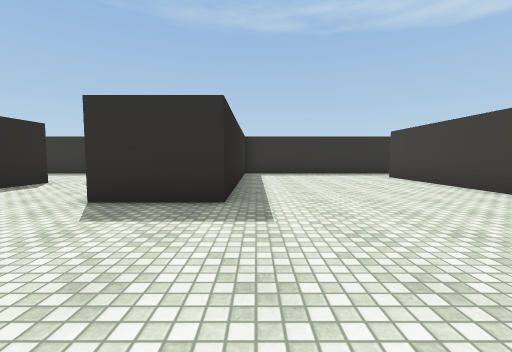
view 1 (above)

24 first-person views from a walk through a 3-D level made in the Unity game engine. The camera is 1.2 m above the floor, tilts 4° down and sees 90° across. The floor is counted in squares, 2 m on a side. Each view is taken from the middle of a square. On the plan, view 1 faces up. The plan holds only what a view shows up to about 9 squares ahead; the rest is blank. The place goes on beyond the plan. The player character is not drawn. Some animated figures are not drawn. Some surface patterns are stand-ins.

view 2
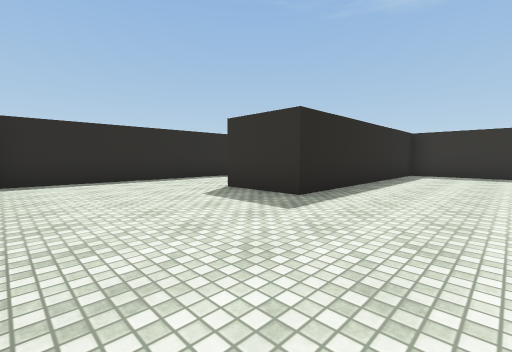

view 3
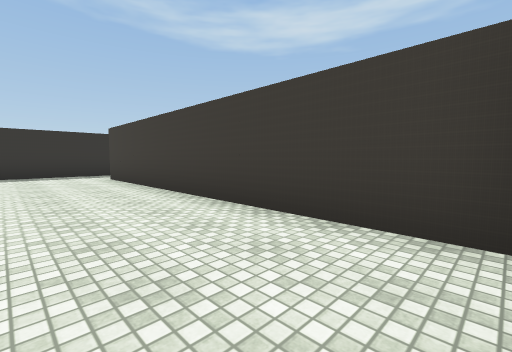

view 4
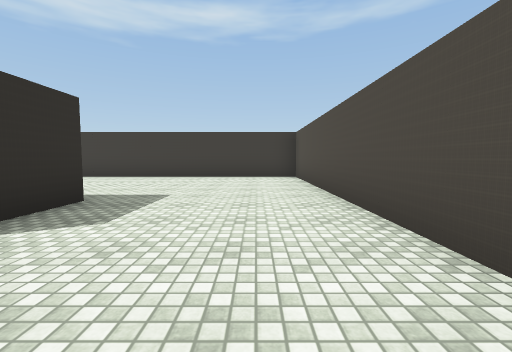

view 5
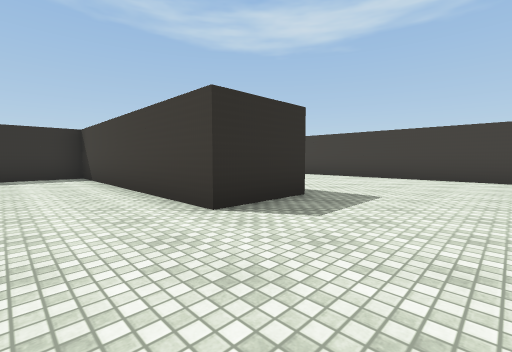

view 6
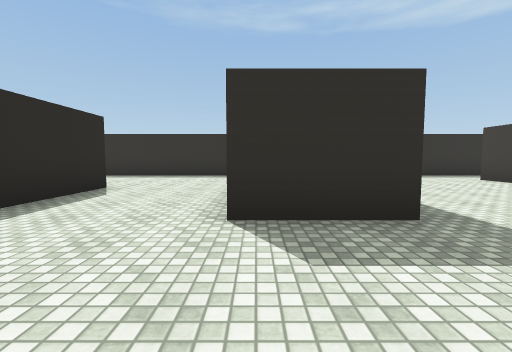

view 7
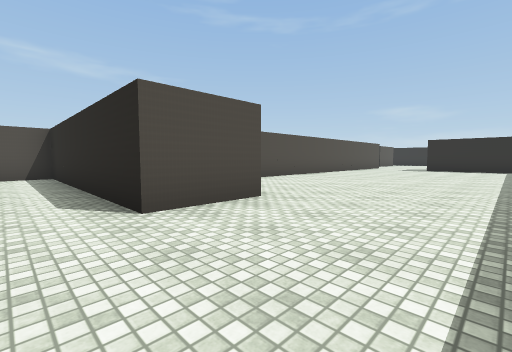

view 8
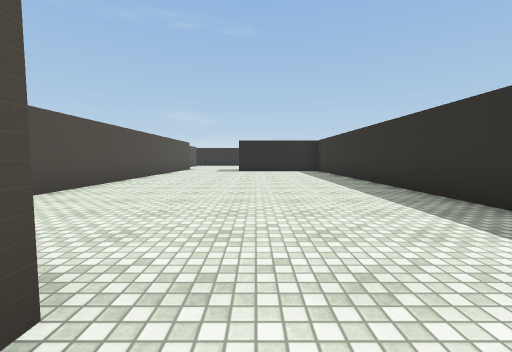

view 9
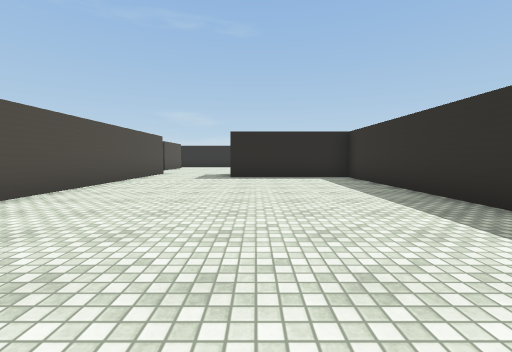

view 10
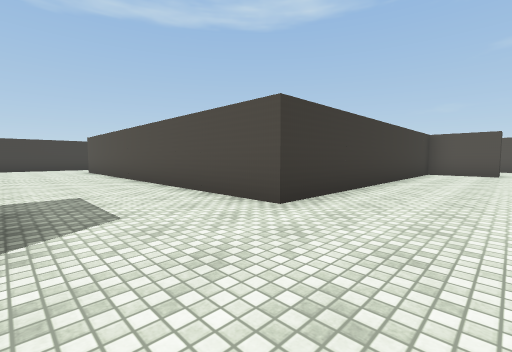

view 11
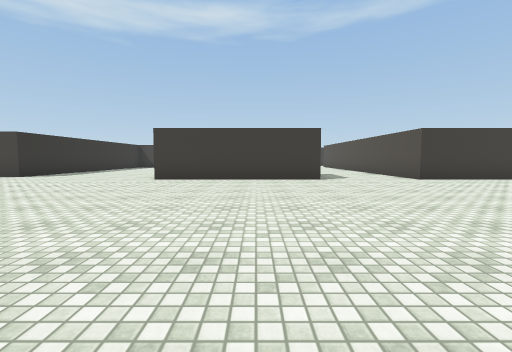

view 12
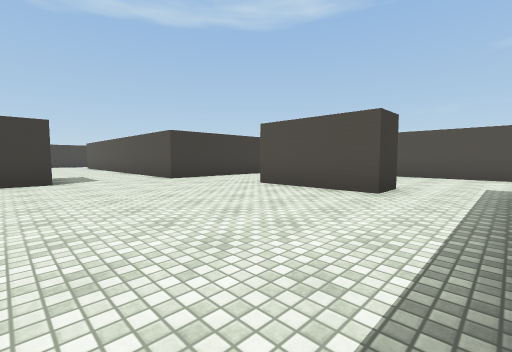

view 13
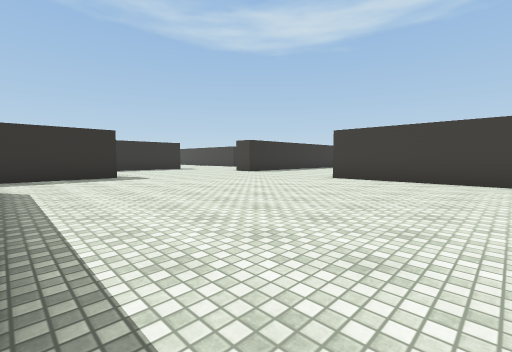

view 14
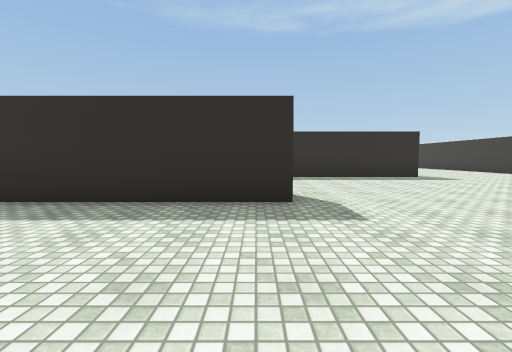

view 15
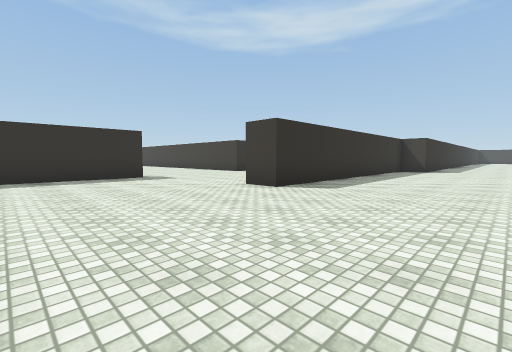

view 16
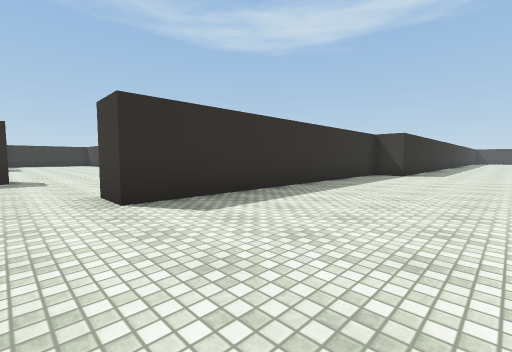

view 17
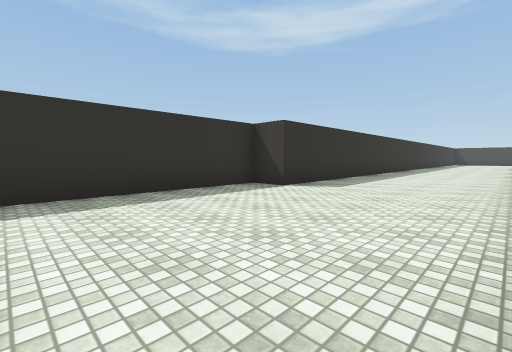

view 18
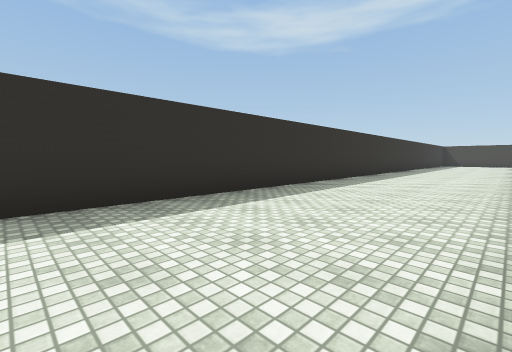

view 19
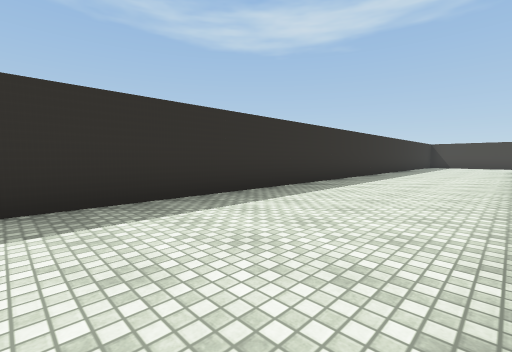

view 20
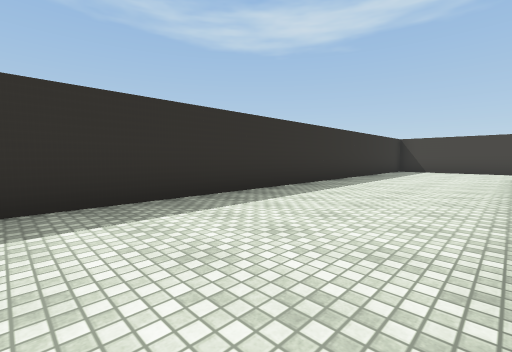

view 21
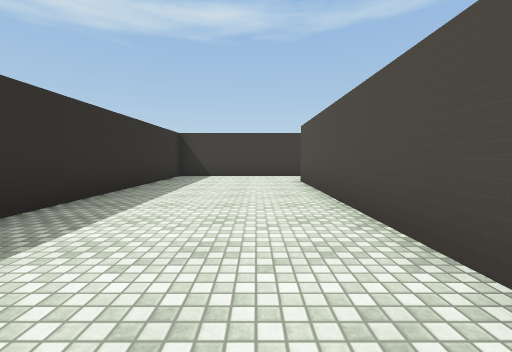

view 22
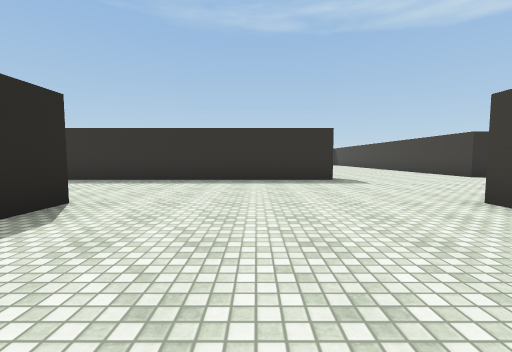

view 23
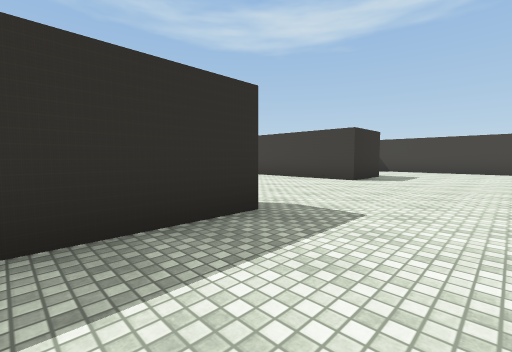

view 24
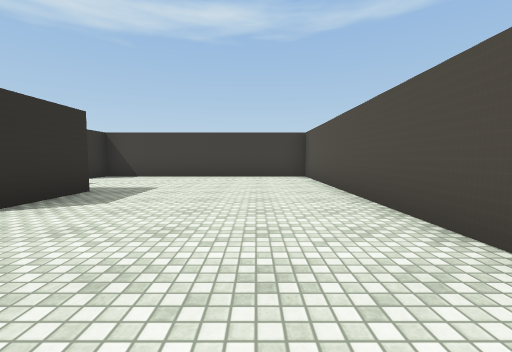

### Floor plan
Points are (right, up) in squares from view 1. A wall is a line through its corners. A room is listed if a view was taken in it or the views show most of it. See-through windows are left out.
Room 1 (views 1, 2, 3, 4, 5, 6)
walls: (-5.1, 6.2) (-5.1, -0.3) (4.2, -0.3) (4.2, 8.1); (4.4, 9.9) (-0.4, 9.9) (-0.4, 3.4) (-2.3, 3.4) (-2.3, 7.4)
ways out: opening at (-3.5, 6.5) to room 2; opening at (5.5, 9)
Room 2 (views 7, 8, 9, 10, 11, 12, 13, 14, 15, 16, 17, 18, 19, 20, 21, 22, 23, 24)
walls: (-8.9, 9.9) (-18, 9.9) (-18, 6.1); (-16.5, 16.4) (-9.7, 16.4) (-9.7, 21.5); (-19.9, 6.1) (-19.9, 10.9); (-7, 6.2) (-5.1, 6.2); (-13.4, 21) (-15.2, 21) (-15.2, 21.5); (-19.8, 20.1) (-27.2, 20.1); (-24.5, 16.5) (-24.5, 15.5) (-27.5, 15.5); (-2.3, 7.4) (-2.3, 9.9) (-7.2, 9.9); (-25.4, 2.5) (-22.6, 2.5); (-19.9, -4.8) (-19.9, 3.4) (-9.8, 3.4); (-21.8, -4.9) (-20.1, -4.9); (5.1, 10.8) (10.8, 10.8); (12.5, 10.5) (12.5, 14.5) (-10.6, 14.5) (-10.6, 15.5) (-18.9, 15.5) (-18.9, 16.5)
ways out: opening at (-3.5, 6.5) to room 1; opening at (-26.5, 2); opening at (-22.5, -5)

Where each view was taken, in squares from view 1:
view 1: 0 up, 0 right, facing up
view 2: 0 up, 2 right, facing up-left
view 3: 0 up, 2 right, facing up-right
view 4: 1 up, 4 left, facing right
view 5: 1 up, 4 left, facing up-right
view 6: 1 up, 2 left, facing up
view 7: 9 up, 4 left, facing down-left
view 8: 7 up, 6 left, facing left
view 9: 7 up, 10 left, facing left
view 10: 6 up, 22 left, facing down-right
view 11: 8 up, 27 left, facing right
view 12: 7 up, 27 left, facing down-right
view 13: 7 up, 27 left, facing up-right
view 14: 12 up, 25 left, facing up
view 15: 12 up, 23 left, facing up-right
view 16: 12 up, 20 left, facing up-right
view 17: 11 up, 15 left, facing up-right
view 18: 11 up, 10 left, facing up-right
view 19: 11 up, 6 left, facing up-right
view 20: 11 up, 0 right, facing up-right
view 21: 12 up, 4 right, facing right
view 22: 13 up, 22 left, facing up
view 23: 18 up, 22 left, facing up-right
view 24: 18 up, 18 left, facing right
